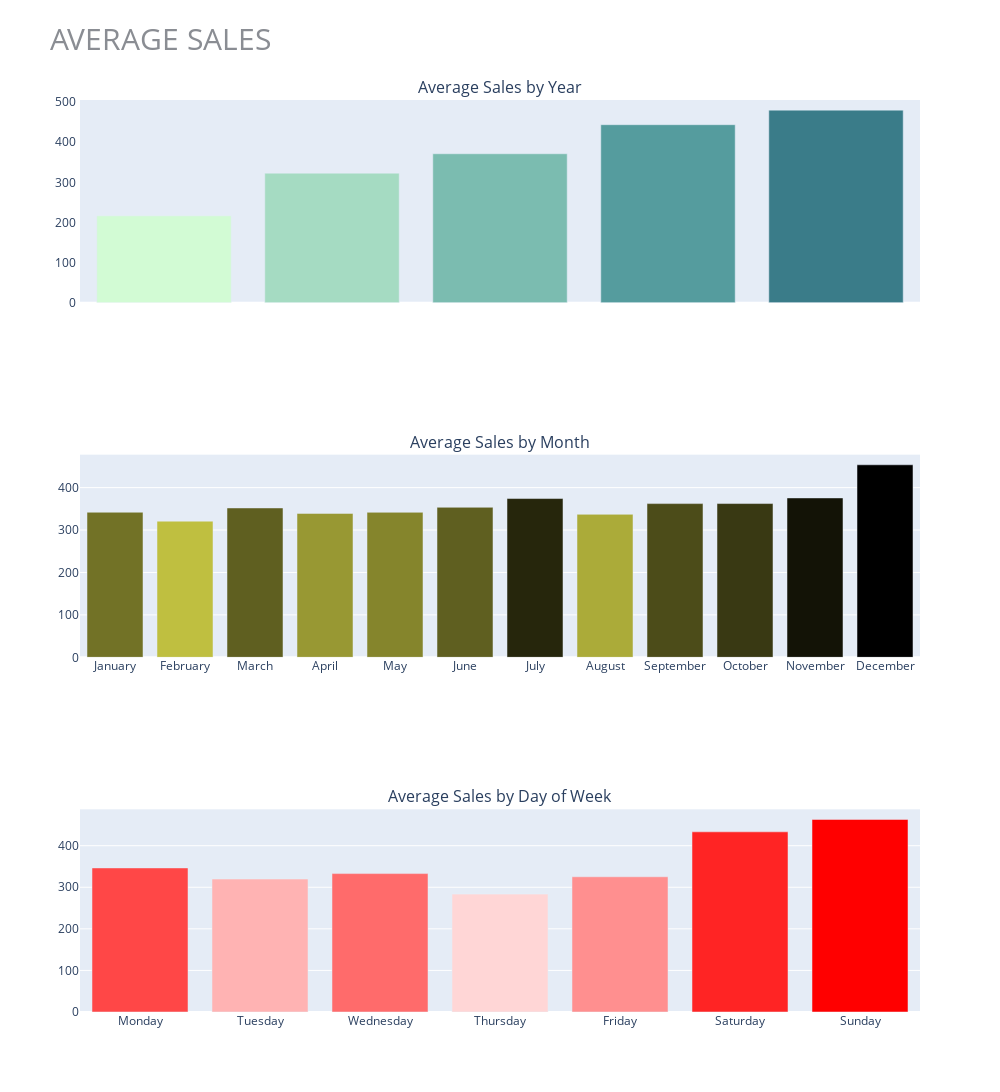

Here is the notebook cell this chart was saved with:
### Code cell
fig = make_subplots(rows=3, cols=1, 
                    subplot_titles=("Average Sales by Year", "Average Sales by Month",
                                    "Average Sales by Day of Week"))
#SALES 
fig.append_trace(go.Bar(x=df_year_s['year'], y=df_year_s['sales'], marker = {'color': list(df_year_s['color'])}),
                row=1, col=1)


fig.append_trace(go.Bar(x=df_month_s['month'], y=df_month_s['sales'], marker = {'color': list(df_month_s['color'])}), 
                 row=2, col=1)

fig.append_trace(go.Bar(x=df_day_of_week_s['day_of_week'], y=df_day_of_week_s['sales'], marker = {'color': list(df_day_of_week_s['color'])}), row=3, col=1)




fig.update_yaxes(showgrid=False, ticksuffix=' ', categoryorder='total ascending', row=1, col=1)
fig.update_xaxes(visible=False, row=1, col=1)

fig.update_layout(height=1400, width=1000, title_text="AVERAGE SALES",  
                  title_font=dict(size=30, color='#8a8d93'), showlegend=False)
fig.show()

### Figure 1 — Plotly figure (JSON) as saved in the notebook; plotly's stock layout.template omitted (floating-point values rounded to 4 significant figures)
{"data": [{"marker": {"color": ["rgb(210, 251, 212)", "rgb(165, 219,194)", "rgb(123,188, 176)", "rgb(85, 156,158)", "rgb(58,124, 137)"]}, "type": "bar", "x": [2013, 2014, 2015, 2016, 2017], "xaxis": "x", "y": [216.5, 322.9, 371.4, 443.8, 480.1], "yaxis": "y"}, {"marker": {"color": ["#727226", "#bfbf40", "#5f5f20", "#989833", "#85852c", "#5f5f20", "#26260c", "#abab39", "#4c4c19", "#393913", "#131306", "#000000"]}, "type": "bar", "x": ["January", "February", "March", "April", "May", "June", "July", "August", "September", "October", "November", "December"], "xaxis": "x2", "y": [341.9, 320.9, 352.0, 339.2, 341.8, 353.6, 374.2, 337.0, 362.3, 362.4, 375.7, 453.7], "yaxis": "y2"}, {"marker": {"color": ["rgb(255, 71, 71)", "rgb(255, 179, 179)", "rgb(255, 107, 107)", "rgb(255, 214, 214)", "rgb(255, 143, 143)", "rgb(255, 36, 36)", "rgb(255, 0, 0)"]}, "type": "bar", "x": ["Monday", "Tuesday", "Wednesday", "Thursday", "Friday", "Saturday", "Sunday"], "xaxis": "x3", "y": [346.5, 319.8, 332.9, 283.5, 325.2, 433.3, 463.1], "yaxis": "y3"}], "layout": {"annotations": [{"font": {"size": 16}, "showarrow": false, "text": "Average Sales by Year", "x": 0.5, "xanchor": "center", "xref": "paper", "y": 1, "yanchor": "bottom", "yref": "paper"}, {"font": {"size": 16}, "showarrow": false, "text": "Average Sales by Month", "x": 0.5, "xanchor": "center", "xref": "paper", "y": 0.6111, "yanchor": "bottom", "yref": "paper"}, {"font": {"size": 16}, "showarrow": false, "text": "Average Sales by Day of Week", "x": 0.5, "xanchor": "center", "xref": "paper", "y": 0.2222, "yanchor": "bottom", "yref": "paper"}], "height": 1400, "showlegend": false, "title": {"font": {"color": "#8a8d93", "size": 30}, "text": "AVERAGE SALES"}, "width": 1000, "xaxis": {"anchor": "y", "domain": [0, 1], "visible": false}, "xaxis2": {"anchor": "y2", "domain": [0, 1]}, "xaxis3": {"anchor": "y3", "domain": [0, 1]}, "yaxis": {"anchor": "x", "categoryorder": "total ascending", "domain": [0.7778, 1], "showgrid": false, "ticksuffix": " "}, "yaxis2": {"anchor": "x2", "domain": [0.3889, 0.6111]}, "yaxis3": {"anchor": "x3", "domain": [0, 0.2222]}}}
